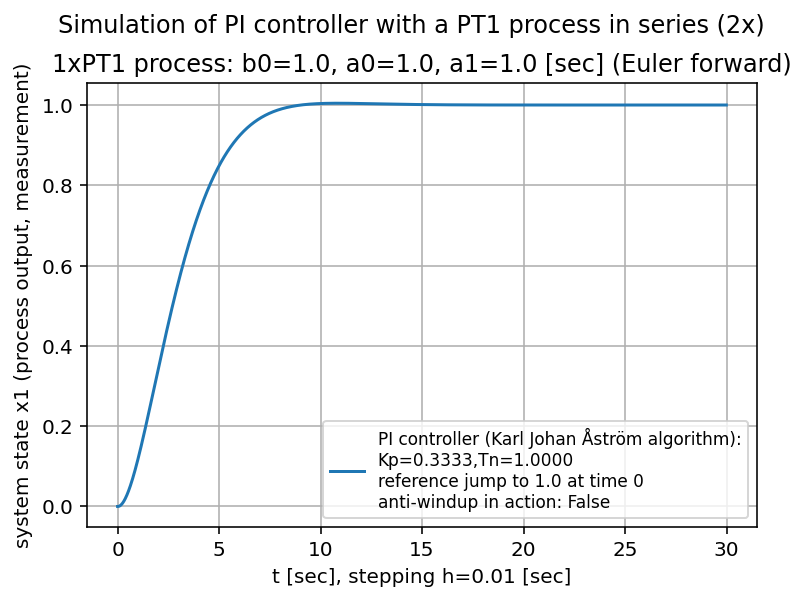

Here is the Python script that generated this plot:
# -*- coding: utf-8 -*-
"""
2025-03-05

3.5f2_PI-control-loop_with_2xPT1_Euler_forward_process.py


Based on programs:
    3.5f1_PI-control-loop_with_PT1_Euler_forward_process.py


tests: looks OK


ideas:

"""

import numpy as np
import matplotlib.pyplot as plt
from matplotlib import font_manager


# ini values:
tstart = 0.0
h = 0.01  # delta t

BOUND = False  # True = bounded controller output (for dead time process)
U_MAX = 2.0   # absolute; org 2.0

ANTIWINDUPACTION = False

# 2 x PT1 process coefficients:
b0 = 1.0
a0 = 1.0
a1 = 1.0
# numerator polynomial:   b0
# denominator polynomial: (a1*s + a0)*(a1*s + a0)


# PI controller parameters:
#   using Lambda Tuning here only for 1xPT1:
#     Controller Gain Kc = tau/(gp x (taucl + td))
#     Integral Time Ti = tau
# =>
tau=1.0
gp=1.0
taucl=3*tau
td=0.0
# =>
Kp = tau/(gp * (taucl + td))
Tn = tau


# for real PID control:
Tf = 0.2  # time constant of lowpass filter of 1st order (PT1) [sec]


STEPS = 3000
tstop = STEPS * h + tstart
t = np.arange(tstart,tstop,h)
x1_KJA = np.zeros([STEPS])

u = np.zeros([STEPS])
e = np.zeros([STEPS])
lpf = np.zeros([STEPS])  # low-pass filter of first order for D-term

w_1 = 1.0  # jump of reference value at t = 0

# transient disturbance:
t_dist_start_t = 15.0
t_dist_stop_t  = 17.0
t_dist_start   = t_dist_start_t / h
t_dist_stop    = t_dist_stop_t / h
DIST_VAL = 0.01


SIGMA = 0.0035  # sigma of noisy measurement
x1_noise = 1.0 + np.random.normal(0.0, SIGMA, STEPS)


###############################
#
# PID algorithm from:
# chapter 6 "PID Control" from "Control System Design" by Karl Johan Åström, 2002
# --> page 242 at "Summarizing we find that the PID controller can be approximated by"
#
# b and c are just constants: b for set point weighting
# r(t) = reference signal
# k = Kp
# y(t) = measurement = process variable to be controlled
# D-term: N for Td/N = Tf = time constant of PT1 filter, typically 8..20
# this implementation only has derivative action on the measurement:
# read from page 222:
# "The parameter c is normally zero to avoid large transients in the control
#  signal due to sudden changes in the setpoint."
# => set point weight factor c := 0, also in the active code below:

x1_KJA = np.zeros([STEPS])  # measurement

I_KJA = np.zeros([STEPS])  # I-term of Karl Johan Åström-PID controller
D_KJA = np.zeros([STEPS])  # D-term of Karl Johan Åström-PID controller
# r_KJA = np.zeros([STEPS])  # set point
# r_KJA[:] = 1.0
# r_KJA[0] = 0.0  # here, set point jump at second point in time
u_KJA = np.zeros([STEPS])  # controller output for monitoring

Kp_KJA = Kp*1.0
# Tv_KJA = Tv*1.0
# Tf  = Tv/N =>
Tf_KJA = Tf*1.0
# N = Tv_KJA/Tf_KJA


for k in range(1,STEPS):
    # P-term:
    P_KJA = Kp_KJA * (w_1 - x1_KJA[k])
    # D-term with derivative of measurement only:
    # D_KJA[k] = Tv_KJA/(Tv_KJA + Tf)\
    #            * (D_KJA[k-1] - Kp_KJA*N*(x1_KJA[k] - x1_KJA[k-1]))

    # controller output:
    u_KJA[k] = P_KJA + I_KJA[k]  # + D_KJA[k]

    ANTIWINDUP = False
    if BOUND is True:
        if abs(u_KJA[k]) > U_MAX:
            u_KJA[k] = np.sign(u_KJA[k]) * U_MAX
            ANTIWINDUP = True

    # I-term:
    if k < STEPS-1:
        if ANTIWINDUPACTION is True:
            if ANTIWINDUP is False:
                # control error which goes into the integrator of controller
                control_error = w_1 - x1_KJA[k]
            else:
                control_error = 0.0  # no more control error in this case
        else:
            control_error = w_1 - x1_KJA[k]

        I_KJA[k+1] = I_KJA[k] + Kp_KJA*h/Tn*control_error

    # process:
    if k < STEPS-1:
        # Euler forward emulation of
        # process transfer function G(s) = b0 / ((a0 + a1*s)*(a0 + a1*s))
        # ...
        # using SymPy:
        #  a1, a0, b0, X1, U, h, s = symbols('a1, a0, b0, X1, U, h, s')
        #  s =  (z - 1 ) / h
        #  X1 = b0 / ((a1*s + a0)*(a1*s + a0)) * U
        #  simplify(collect(expand(X1),z))
        # run at: https://live.sympy.org/

        x1_KJA[k+1] = 1/(a1**2.0) * (2*a1*(a1-a0*h)*x1_KJA[k] \
                                     + (-a1**2.0 - a0**2.0*h**2.0+2.0*a0*a1*h)*x1_KJA[k-1] \
                                     + b0*h**2.0*u_KJA[k-1])

        # x1_KJA[k+1] = x1_KJA[k+1] * x1_KJA_noise[k+1]

        # transient disturbance:
        # if t_dist_start <= k <= t_dist_stop:
            # x1_KJA[k+1] += DIST_VAL



plt.suptitle('Simulation of PI controller with a PT1 process in series (2x)', y = 1.0)
plt.title('1xPT1 process: b0=1.0, a0=1.0, a1=1.0 [sec] (Euler forward)', y = 1.0)

# plt.plot(t,x1_KJA, label=f'PID controller (KJ Åström algo):\
# \nKp={Kp_KJA:.2f},Tn={Tn:.2f},Tv={Tv_KJA:.2f},Tf={Tf_KJA:.2f}')

plt.plot(t,x1_KJA, label=f'PI controller (Karl Johan Åström algorithm):\
\nKp={Kp_KJA:.4f},Tn={Tn:.4f}\
\nreference jump to 1.0 at time 0\
\nanti-windup in action: {ANTIWINDUPACTION}')

# if BOUND is True:
    # plt.plot(t,u_KJA, label=f'bounded controller output: -{U_MAX}..+{U_MAX}',\
    # color="red", linestyle='--')
# else:
    # plt.plot(t,u_KJA, label='unbounded controller output',\
    # color="red", linestyle='--')

# plt.plot(t,I_KJA, label='variable for integral part of controller',\
# linestyle=':', color="#1f77b4")  # matplotlib default plot color


plt.xlabel(f't [sec], stepping h={h} [sec]')
plt.ylabel('system state x1 (process output, measurement)')


font = font_manager.FontProperties(size=8.5)
# plt.legend(loc="upper right", prop=font)
plt.legend(prop=font)

plt.grid()
plt.show()


# print("\nmin(D_KJA)=",min(D_KJA))
# print("max(D_KJA)=",max(D_KJA))
print("\nmin(u_KJA)=",min(u_KJA))
print("max(u_KJA)=",max(u_KJA))


# end of 3.5f2_PI-control-loop_with_2xPT1_Euler_forward_process.py
